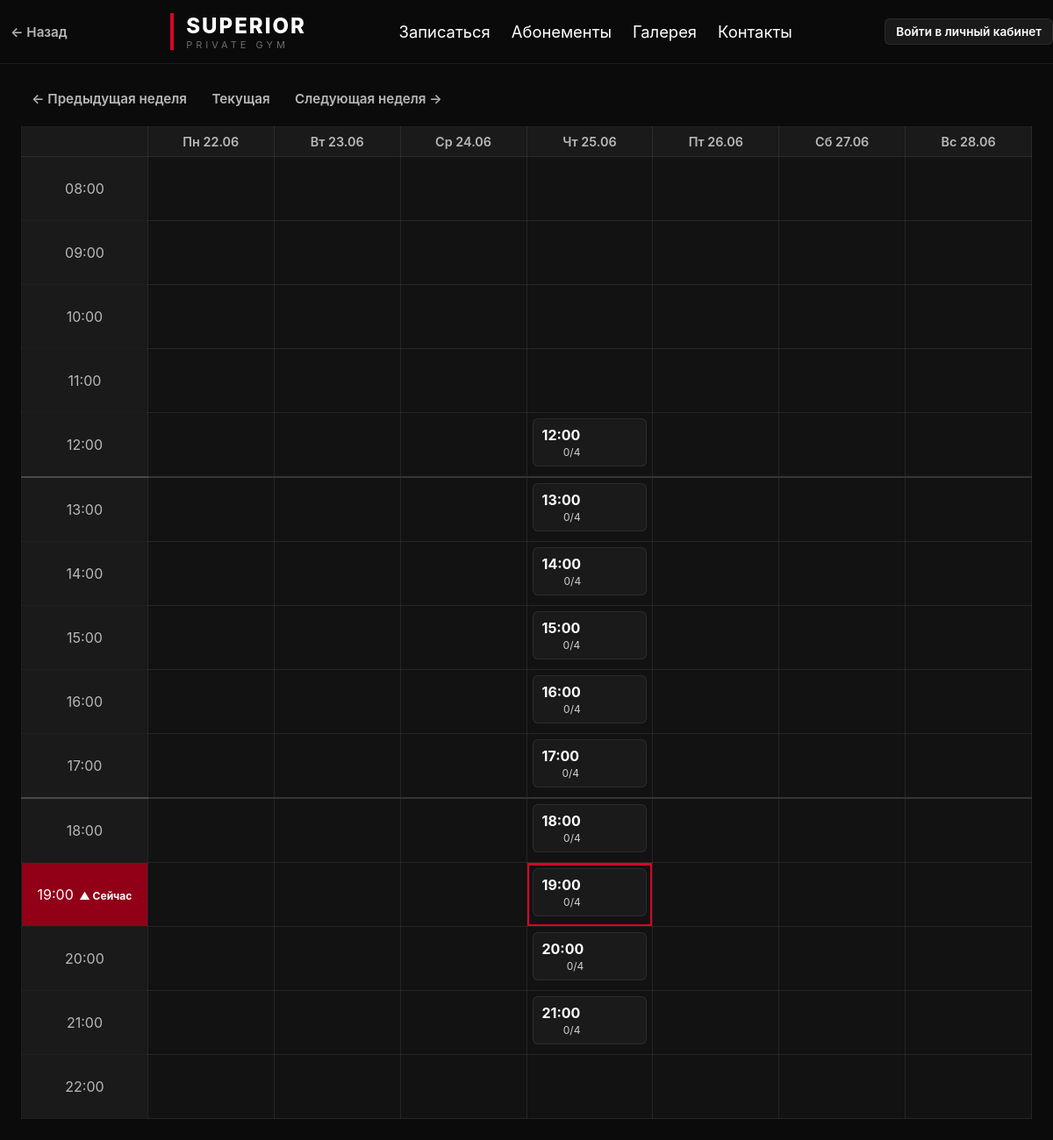
The app's page /schedule with its own data.
### app/models.py (models this page shows)
class Slot(Base):
    __tablename__ = "slots"
    id = Column(Integer, primary_key=True)
    start_time = Column(DateTime)
    capacity = Column(Integer, default=4)
    completed = Column(Boolean, default=False)

### app/routes/schedule.py (the view)
@router.get("/schedule")
def schedule(
    request: Request, db: Session = Depends(get_db),
    week_offset: int = 0, user: dict = Depends(get_current_user),
):
    slots = db.query(Slot).order_by(Slot.start_time).all()
    now = tz_now()
    base_week_start = (now - timedelta(days=now.weekday())).replace(
        hour=0, minute=0, second=0, microsecond=0
    )
    week_start = base_week_start + timedelta(days=7 * week_offset)
    days = [week_start + timedelta(days=i) for i in range(7)]
    hours = list(range(8, 23))
    now_hour = now.hour
    now_day_index = now.weekday()  # 0=Пн
    week_start_monday = week_start.date()
    today = now.date()
    days_offset = (today - week_start_monday).days
    if 0 <= days_offset < 7:
        now_col = days_offset
    else:
        now_col = -1  # текущий день вне показанной недели
    default_time = tz_now().strftime("%Y-%m-%dT%H:%M")
    default_end_time = (tz_now() + timedelta(hours=1)).strftime("%Y-%m-%dT%H:%M")
    grid = {(d_idx, h): None for d_idx in range(7) for h in hours}
    for slot in slots:
        if not slot.start_time:
            continue
        slot_dt = slot.start_time
        delta = slot_dt.date() - week_start.date()
        if delta.days < 0 or delta.days >= 7:
            continue
        day_index = delta.days
        hour = slot_dt.hour
        if hour in hours:
            bookings = db.query(Booking).filter(Booking.slot_id == slot.id).all()
            clients_in_slot = [db.get(Client, b.client_id) for b in bookings]
            grid[(day_index, hour)] = {
                'slot': slot,
                'booked': len(clients_in_slot),
                'clients': clients_in_slot,
            }
    return templates.TemplateResponse(
        request=request, name="schedule.html",
        context={
            "days": days, "hours": hours, "grid": grid,
            "default_time": default_time,
            "default_end_time": default_end_time,
            "week_offset": week_offset, "user": user,
            "now_in_week": now_col >= 0,
            "now_col": now_col,
            "now_hour": now_hour,
        },
    )

### templates/schedule.html (shortened to what this page needs)
{% extends "base.html" %}
{% block content %}
{% set flash = request.query_params.get('flash') %}
<div class="page__controls">
    <div class="week-nav">
        <a class="btn btn--ghost" href="/schedule?week_offset={{ week_offset - 1 }}">← Предыдущая неделя</a>
        <a class="btn btn--ghost" href="/schedule?week_offset=0">Текущая</a>
        <a class="btn btn--ghost" href="/schedule?week_offset={{ week_offset + 1 }}">Следующая неделя →</a>
    </div>
</div>
<div class="calendar">
    <table class="calendar__table">
        <thead>
            <tr>
                <th class="calendar__header-cell"></th>
                {% set ru_days = ['Пн','Вт','Ср','Чт','Пт','Сб','Вс'] %}
                {% for day in days %}
                <th class="calendar__header-cell">{{ ru_days[loop.index0] }} {{ day.strftime('%d.%m') }}</th>
                {% endfor %}
            </tr>
        </thead>
        <tbody>
            {% for hour in hours %}
            {% set divider = hour == 13 or hour == 18 %}
            <tr class="{% if divider %}calendar__row--divider {% endif %}{% if now_in_week and hour == now_hour %}calendar__row--now{% endif %}">
                <td class="calendar__time">{{ '%02d:00' % hour }}
                    {%- if now_in_week and hour == now_hour %} <span class="calendar__now-marker">▲ Сейчас</span>{% endif %}
                </td>
                {% for d_idx in range(0,7) %}
                <td class="calendar__cell{% if now_in_week and d_idx == now_col and hour == now_hour %} calendar__cell--now{% endif %}">
                    {% set cell = grid.get((d_idx, hour)) %}
                    {% if cell %}
                    {%- set color_class = '' -%}
                    {%- if cell.slot.completed -%}
                        {%- set color_class = 'calendar__slot--completed' -%}
                    {%- elif cell.slot.capacity == 1 -%}
                        {%- set color_class = 'calendar__slot--red' -%}
                    {%- elif cell.slot.capacity == 2 -%}
                        {%- set color_class = 'calendar__slot--yellow' -%}
                    {%- else -%}
                        {%- if cell.booked >= cell.slot.capacity -%}
                            {%- set color_class = 'calendar__slot--green' -%}
                        {%- else -%}
                            {%- set color_class = 'calendar__slot--gray' -%}
                        {%- endif -%}
                    {%- endif -%}
                    <a class="calendar__slot {{ color_class }}" href="/slot/{{ cell.slot.id }}?week_offset={{ week_offset }}">
                        <div class="calendar__slot-inner">
                            <div class="calendar__slot-info">
                                <div class="calendar__slot-time">{{ cell.slot.start_time.strftime('%H:%M') }}</div>
                                <div class="calendar__slot-capacity">{{ cell.booked }}/{{ cell.slot.capacity }}</div>
                            </div>
                        </div>
                    </a>
                    {% else %}
                    <div class="calendar__cell--empty" data-day="{{ d_idx }}" data-hour="{{ hour }}"></div>
                    {% endif %}
                </td>
                {% endfor %}
            </tr>
            {% endfor %}
        </tbody>
    </table>
</div>
{% endblock %}

### templates/base.html (shortened to what this page needs)
<!DOCTYPE html>
<html lang="ru">
<head>
    <link rel="stylesheet"
          href="/static/style.css">
</head>
<body>
<header class="header">
    <div class="header__inner">
        <div class="header__back">
            <button class="btn btn--ghost" onclick="history.back()">← Назад</button>
        </div>
        <a class="header__logo" href="/">
            <span class="header__accent-line"></span>
            <div>
                <div class="header__brand">SUPERIOR</div>
                <div class="header__subtitle">PRIVATE GYM</div>
            </div>
        </a>
        <nav class="header__nav">
            {% set _user = request.session.get('user') %}
            {% set _path = request.url.path %}
            {% if _user and _user.role in ('admin', 'trainer') %}
            <a href="/schedule" class="header__nav-link{% if _path.startswith('/schedule') or _path.startswith('/slot/') %} header__nav-link--active{% endif %}">Расписание</a>
            <a href="/clients" class="header__nav-link{% if _path.startswith('/clients') %} header__nav-link--active{% endif %}">Клиенты</a>
            <a href="/subscriptions" class="header__nav-link{% if _path == '/subscriptions' %} header__nav-link--active{% endif %}">Абонементы</a>
            <a href="/journal" class="header__nav-link{% if _path == '/journal' %} header__nav-link--active{% endif %}">Журнал</a>
            <a href="/dashboard" class="header__nav-link{% if _path == '/dashboard' %} header__nav-link--active{% endif %}">Дашборд</a>
            {% if _user.role == 'admin' %}
            <a href="/budget" class="header__nav-link{% if _path == '/budget' %} header__nav-link--active{% endif %}">Бюджет</a>
            <a href="/employees" class="header__nav-link{% if _path == '/employees' %} header__nav-link--active{% endif %}">Сотрудники</a>
            <a href="/sql" class="header__nav-link{% if _path == '/sql' %} header__nav-link--active{% endif %}">SQL</a>
            {% endif %}
            {% else %}
            <a href="/signup" class="header__nav-link{% if _path == '/signup' %} header__nav-link--active{% endif %}">Записаться</a>
            <a href="/subscriptions" class="header__nav-link{% if _path == '/subscriptions' %} header__nav-link--active{% endif %}">Абонементы</a>
            <a href="/gallery" class="header__nav-link{% if _path == '/gallery' %} header__nav-link--active{% endif %}">Галерея</a>
            <a href="/contacts" class="header__nav-link{% if _path == '/contacts' %} header__nav-link--active{% endif %}">Контакты</a>
            {% endif %}
        </nav>
        <div class="header__user">
            {% if _user %}
            <a href="/profile" class="header__user-name">{{ _user.name }}</a>
            <form method="post" action="/logout" class="form--inline">
                {{ csrf_input(request) }}
                <button class="btn btn--ghost btn--small" type="submit">Выйти</button>
            </form>
            {% else %}
            <a href="/login" class="btn btn--primary btn--small">Войти в личный кабинет</a>
            {% endif %}
        </div>
    </div>
</header>
<main class="container">
    {% block content %}
    {% endblock %}
</main>
</body>
</html>

### static/style.css (style rules this page uses)
*, *::before, *::after { margin:0; padding:0; box-sizing:border-box; }
html { scroll-behavior:smooth; }
body { background:var(--bg-primary); color:var(--text-primary); font-family:Inter,system-ui,sans-serif; min-height:100vh; }
.container { width:min(1400px,calc(100% - 48px)); margin-inline:auto; padding:24px 0; }
.header { position:sticky; top:0; z-index:1000; backdrop-filter:blur(16px); background:rgba(11,11,11,.85); border-bottom:1px solid var(--border); }
.header__inner { display:flex; justify-content:space-between; align-items:center; height:72px; }
.header__logo { display:flex; align-items:center; gap:14px; text-decoration:none; }
.header__accent-line { width:4px; height:42px; background:var(--accent); display:block; }
.header__back { display:flex; align-items:center; }
.header__brand { font-size:24px; font-weight:800; letter-spacing:2px; text-transform:uppercase; color:var(--text-primary); }
.header__subtitle { font-size:11px; letter-spacing:4px; color:var(--text-muted); }
.header__nav { display:flex; gap:24px; }
.header__nav-link { color:var(--text-primary); text-decoration:none; transition:var(--transition); font-size:1.15rem; }
.header__user { display:flex; align-items:center; gap:12px; font-size:14px; }
.btn { display:inline-flex; align-items:center; justify-content:center; gap:8px; text-decoration:none; cursor:pointer; transition:var(--transition); font-weight:600; font-size:0.95rem; border:none; border-radius:var(--radius-sm); font-family:inherit; }
.btn--primary { background:var(--accent); color:white; padding:10px 10px; font-size:1.0rem; }
.btn--small { padding:6px 12px; font-size:0.85rem; background:var(--bg-elevated); color:var(--text-primary); border:1px solid var(--border); border-radius:var(--radius-sm); }
.btn--ghost { background:transparent; border:none; color:var(--text-secondary); padding:6px 12px; }
.calendar { overflow-x:auto; }
.calendar__table { width:100%; border-collapse:collapse; table-layout:fixed; }
.calendar__table th, .calendar__table td { border:1px solid var(--border); }
.calendar__header-cell { background:var(--bg-elevated); padding:8px; text-align:center; color:var(--text-secondary); font-size:0.9rem; font-weight:600; }
.calendar__time { width:72px; background:var(--bg-elevated); color:var(--text-secondary); text-align:center; padding:8px; font-size:1.0rem; position:relative; }
.calendar__cell { min-height:90px; padding:6px; vertical-align:top; background:var(--bg-secondary); }
.calendar__row--now .calendar__time { background:var(--accent-dark); color:var(--text-primary); }
.calendar__now-marker { display:inline-block; font-size:0.75rem; color:var(--text-primary); font-weight:700; vertical-align:middle; margin-left:2px; }
.calendar__cell--now { box-shadow:inset 0 0 0 2px var(--accent); position:relative; }
.calendar__cell--now::after { content:''; position:absolute; top:0; left:0; right:0; height:3px; background:var(--accent); }
.calendar__slot { display:block; border-radius:var(--radius-sm); padding:8px 10px; text-decoration:none; color:var(--text-primary); transition:var(--transition); }
.calendar__slot--gray { background:var(--bg-elevated); border:1px solid var(--border); }
.calendar__slot-time { font-size:16px; font-weight:700; }
.calendar__slot-capacity { font-size:12px; opacity:0.8; margin-left:auto; }
.page__controls { display:flex; gap:12px; align-items:center; margin-bottom:16px; }
.calendar__cell--empty { width:100%;height:100%;min-height:60px;border-radius:var(--radius-sm);transition:var(--transition) }
.calendar__slot-inner { display:flex;gap:4px;height:100% }
.calendar__slot-info { display:flex;flex-direction:column;align-items:center;justify-content:center;gap:2px;flex-shrink:0;min-width:40px }
.calendar__row--divider td { border-top:2px solid rgba(255,255,255,0.15) }
.calendar__row--divider .calendar__time { border-top:2px solid rgba(255,255,255,0.25) }

### records on screen
Slot: slot.start_time "12:00", slot.capacity "4"
Slot: slot.start_time "13:00", slot.capacity "4"
Slot: slot.start_time "14:00", slot.capacity "4"
Slot: slot.start_time "15:00", slot.capacity "4"
Slot: slot.start_time "16:00", slot.capacity "4"
Slot: slot.start_time "17:00", slot.capacity "4"
Slot: slot.start_time "18:00", slot.capacity "4"
Slot: slot.start_time "19:00", slot.capacity "4"
Slot: slot.start_time "20:00", slot.capacity "4"
Slot: slot.start_time "21:00", slot.capacity "4"

### other values on screen
{{ ru_days[loop.index0] }} "Пн" "Вт" "Ср" "Чт" "Пт" "Сб" "Вс"
{{ day.strftime('%d.%m') }} "22.06" "23.06" "24.06" "25.06" "26.06" "27.06" "28.06"
{{ '%02d:00' % hour }} "08:00" "09:00" "10:00" "11:00" "12:00" "13:00" "14:00" "15:00" "16:00" "17:00" "18:00" "19:00" "20:00" "21:00" "22:00"
{{ cell.booked }} "0" "0" "0" "0" "0" "0" "0" "0" "0" "0"
